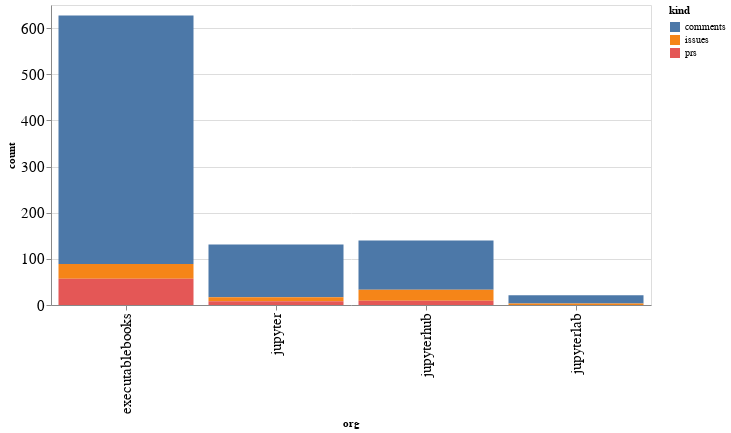

The notebook cell saved with this chart:
### Code cell
alt.Chart(org_summaries, width=600).mark_bar().encode(
    x='org',
    y='count',
    color='kind',
    tooltip="org"
)

### Figure 1 — Vega-Lite specification as saved in the notebook (floating-point values rounded to 4 significant figures)
{"config": {"axisLeft": {"labelFontSize": 15}, "axisBottom": {"labelFontSize": 15}}, "data": {"name": "data-277dd95a6e5278a96b2bf1fce62eaf4e"}, "mark": "bar", "encoding": {"color": {"type": "nominal", "field": "kind"}, "tooltip": {"type": "nominal", "field": "org"}, "x": {"type": "nominal", "field": "org"}, "y": {"type": "quantitative", "field": "count"}}, "width": 600, "$schema": "https://vega.github.io/schema/vega-lite/v4.8.1.json", "datasets": {"data-277dd95a6e5278a96b2bf1fce62eaf4e": [{"org": "executablebooks", "kind": "comments", "count": 538}, {"org": "executablebooks", "kind": "issues", "count": 32}, {"org": "executablebooks", "kind": "prs", "count": 57}, {"org": "jupyter", "kind": "comments", "count": 114}, {"org": "jupyter", "kind": "issues", "count": 9}, {"org": "jupyter", "kind": "prs", "count": 8}, {"org": "jupyterhub", "kind": "comments", "count": 107}, {"org": "jupyterhub", "kind": "issues", "count": 24}, {"org": "jupyterhub", "kind": "prs", "count": 9}, {"org": "jupyterlab", "kind": "comments", "count": 18}, {"org": "jupyterlab", "kind": "issues", "count": 3}]}}
